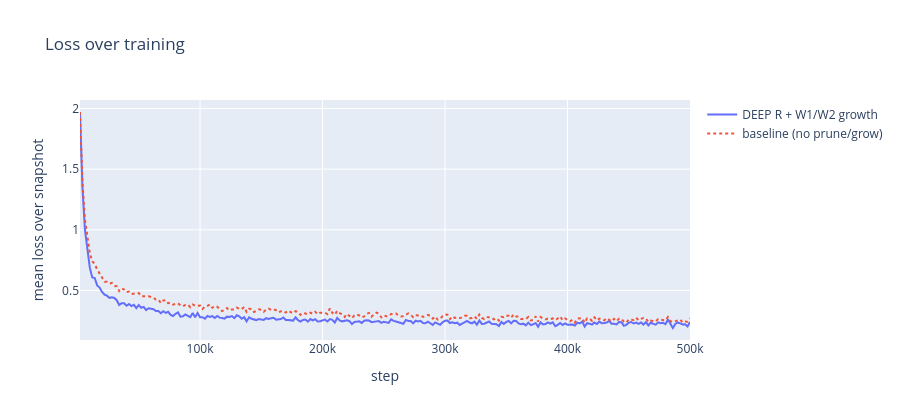
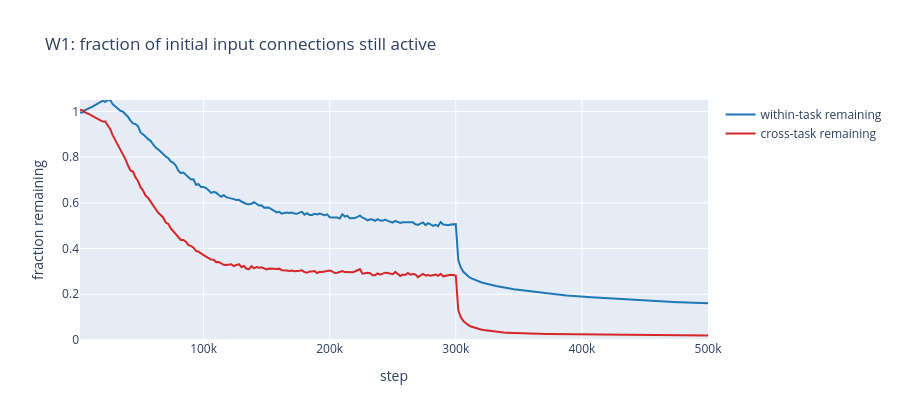
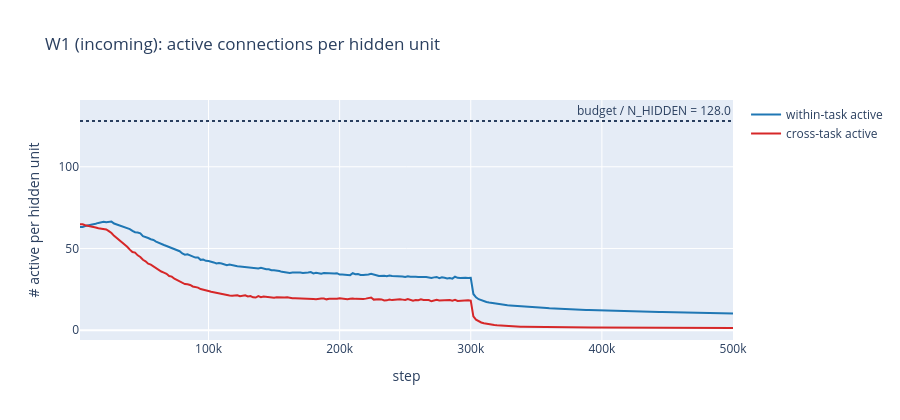
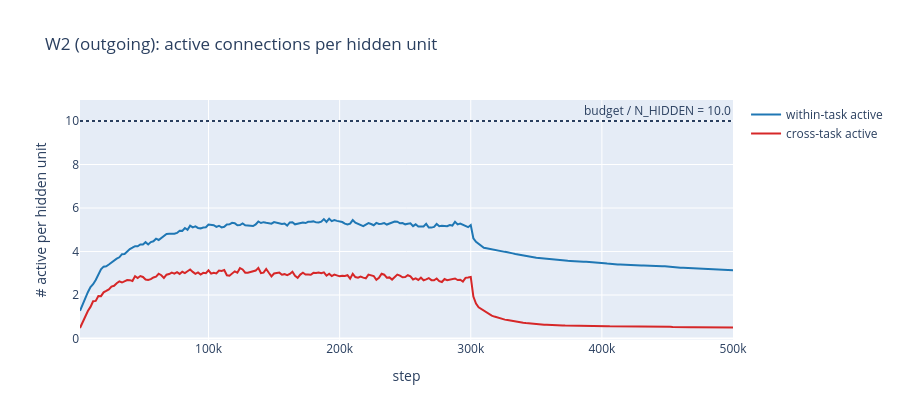

Source (notebook cell) for these figures, in order:
### Code cell
plot_loss(deep_r_snaps, baseline_snaps)
plot_remaining_fractions(metrics)
plot_w1_active_per_unit(w1_metrics, DEEP_R_CONFIG['input_budget'])
plot_w2_active_per_unit(w2_metrics, DEEP_R_CONFIG['output_budget'])
plot_w1_cumulative_pruned(w1_metrics)
plot_w2_cumulative_pruned(w2_metrics);

### Figure 1 — Plotly figure (JSON) as saved in the notebook; plotly's stock layout.template omitted (floating-point values rounded to 4 significant figures; data arrays with more than 128 entries replaced by an {"elided": "..."} marker saying what was removed)
{"data": [{"mode": "lines", "name": "DEEP R + W1/W2 growth", "type": "scatter", "x": {"elided": "250 int values"}, "y": {"elided": "250 float values"}}, {"line": {"dash": "dot"}, "mode": "lines", "name": "baseline (no prune/grow)", "type": "scatter", "x": {"elided": "250 int values"}, "y": {"elided": "250 float values"}}], "layout": {"height": 420, "title": {"text": "Loss over training"}, "width": 900, "xaxis": {"title": {"text": "step"}}, "yaxis": {"title": {"text": "mean loss over snapshot"}}}}

### Figure 2 — Plotly figure (JSON) as saved in the notebook; plotly's stock layout.template omitted (floating-point values rounded to 4 significant figures; data arrays with more than 128 entries replaced by an {"elided": "..."} marker saying what was removed)
{"data": [{"line": {"color": "#1f77b4"}, "mode": "lines", "name": "within-task remaining", "type": "scatter", "x": {"elided": "250 int values"}, "y": {"elided": "250 float values"}}, {"line": {"color": "#d62728"}, "mode": "lines", "name": "cross-task remaining", "type": "scatter", "x": {"elided": "250 int values"}, "y": {"elided": "250 float values"}}], "layout": {"height": 420, "title": {"text": "W1: fraction of initial input connections still active"}, "width": 900, "xaxis": {"title": {"text": "step"}}, "yaxis": {"range": [0, 1.05], "title": {"text": "fraction remaining"}}}}

### Figure 3 — Plotly figure (JSON) as saved in the notebook; plotly's stock layout.template omitted (floating-point values rounded to 4 significant figures; data arrays with more than 128 entries replaced by an {"elided": "..."} marker saying what was removed)
{"data": [{"line": {"color": "#1f77b4"}, "mode": "lines", "name": "within-task active", "type": "scatter", "x": {"elided": "250 int values"}, "y": {"elided": "250 float values"}}, {"line": {"color": "#d62728"}, "mode": "lines", "name": "cross-task active", "type": "scatter", "x": {"elided": "250 int values"}, "y": {"elided": "250 float values"}}], "layout": {"annotations": [{"showarrow": false, "text": "budget / N_HIDDEN = 128.0", "x": 1, "xanchor": "right", "xref": "x domain", "y": 128, "yanchor": "bottom", "yref": "y"}], "height": 420, "shapes": [{"line": {"dash": "dot"}, "type": "line", "x0": 0, "x1": 1, "xref": "x domain", "y0": 128, "y1": 128, "yref": "y"}], "title": {"text": "W1 (incoming): active connections per hidden unit"}, "width": 900, "xaxis": {"title": {"text": "step"}}, "yaxis": {"title": {"text": "# active per hidden unit"}}}}

### Figure 4 — Plotly figure (JSON) as saved in the notebook; plotly's stock layout.template omitted (floating-point values rounded to 4 significant figures; data arrays with more than 128 entries replaced by an {"elided": "..."} marker saying what was removed)
{"data": [{"line": {"color": "#1f77b4"}, "mode": "lines", "name": "within-task active", "type": "scatter", "x": {"elided": "250 int values"}, "y": {"elided": "250 float values"}}, {"line": {"color": "#d62728"}, "mode": "lines", "name": "cross-task active", "type": "scatter", "x": {"elided": "250 int values"}, "y": {"elided": "250 float values"}}], "layout": {"annotations": [{"showarrow": false, "text": "budget / N_HIDDEN = 10.0", "x": 1, "xanchor": "right", "xref": "x domain", "y": 10, "yanchor": "bottom", "yref": "y"}], "height": 420, "shapes": [{"line": {"dash": "dot"}, "type": "line", "x0": 0, "x1": 1, "xref": "x domain", "y0": 10, "y1": 10, "yref": "y"}], "title": {"text": "W2 (outgoing): active connections per hidden unit"}, "width": 900, "xaxis": {"title": {"text": "step"}}, "yaxis": {"title": {"text": "# active per hidden unit"}}}}
